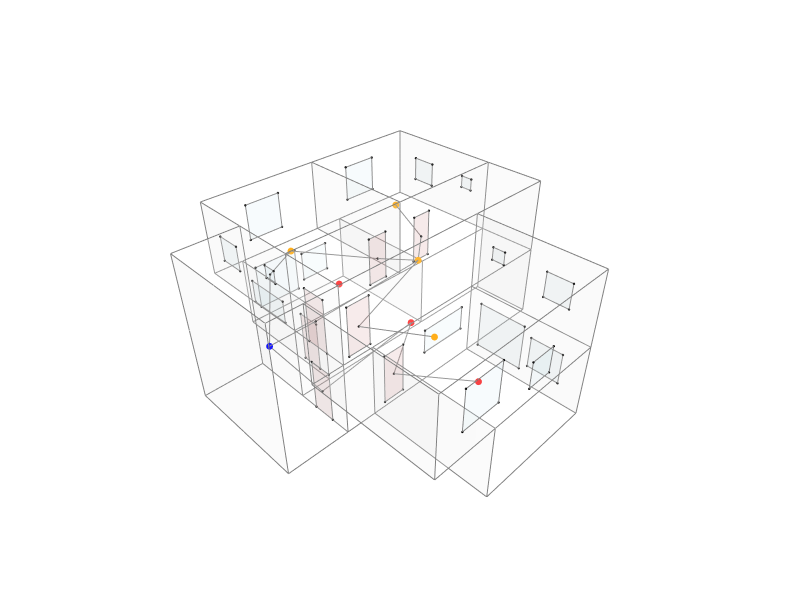

Source (notebook cell):
### Markdown cell above
## 12. Final output

### Code cell
# Set all face colors and opacities
for f in Topology.Faces(cc_building):
    d = Dictionary.ByKeysValues(["color", "opacity"], ["white", 0.05])
    Topology.SetDictionary(f, d)

for f in door_faces:
    d = Dictionary.ByKeysValues(["color", "opacity"], ["brown", 0.6])
    Topology.SetDictionary(f, d)

for f in window_faces:
    d = Dictionary.ByKeysValues(["color", "opacity"], ["lightblue", 0.6])
    Topology.SetDictionary(f, d)

for v in Topology.Vertices(cc_building):
    d = Dictionary.ByKeysValues(["size", "color"], [0, "white"])
    Topology.SetDictionary(v, d)





door_cluster = Cluster.ByTopologies(door_faces)
window_cluster = Cluster.ByTopologies(window_faces)

Topology.Show(cc_building, door_cluster, window_cluster, g_privacy,
              vertexSizeKey="size",
              vertexColorKey="color",
              faceColorKey="color",
              opacityKey="FakeKey",
              faceOpacity=0.1,
              edgeColor="gray",
              edgeWidth=2,
              width=800,
              height=600,
              backgroundColor="white",
              renderer=renderer)

### Figure 1 — Plotly figure (JSON) as saved in the notebook; plotly's stock layout.template omitted (floating-point values rounded to 4 significant figures; data arrays with more than 128 entries replaced by an {"elided": "..."} marker saying what was removed)
{"data": [{"customdata": ["", "", "", "", "", "", "", "", "", "", "", "", "", "", "", "", "", "", "", "", "", "", "", "", "", "", "", "", "", "", "", "", "", "", "", "", "", "", "", "", "", "", "", "", "", "", "", "", "", "", "", "", ""], "hoverinfo": "text", "hovertemplate": ["Click ", "Click ", "Click ", "Click ", "Click ", "Click ", "Click ", "Click ", "Click ", "Click ", "Click ", "Click ", "Click ", "Click ", "Click ", "Click ", "Click ", "Click ", "Click ", "Click ", "Click ", "Click ", "Click ", "Click ", "Click ", "Click ", "Click ", "Click ", "Click ", "Click ", "Click ", "Click ", "Click ", "Click ", "Click ", "Click ", "Click ", "Click ", "Click ", "Click ", "Click ", "Click ", "Click ", "Click ", "Click ", "Click ", "Click ", "Click ", "Click ", "Click ", "Click ", "Click ", "Click "], "hovertext": ["", "", "", "", "", "", "", "", "", "", "", "", "", "", "", "", "", "", "", "", "", "", "", "", "", "", "", "", "", "", "", "", "", "", "", "", "", "", "", "", "", "", "", "", "", "", "", "", "", "", "", "", ""], "legendgroup": "1", "legendrank": 1, "marker": {"color": ["#FFFFFF", "#FFFFFF", "#FFFFFF", "#FFFFFF", "#FFFFFF", "#FFFFFF", "#FFFFFF", "#FFFFFF", "#FFFFFF", "#FFFFFF", "#FFFFFF", "#FFFFFF", "#FFFFFF", "#FFFFFF", "#FFFFFF", "#FFFFFF", "#FFFFFF", "#FFFFFF", "#FFFFFF", "#FFFFFF", "#FFFFFF", "#FFFFFF", "#FFFFFF", "#FFFFFF", "#FFFFFF", "#FFFFFF", "#FFFFFF", "#FFFFFF", "#FFFFFF", "#FFFFFF", "#FFFFFF", "#FFFFFF", "#FFFFFF", "#FFFFFF", "#FFFFFF", "#FFFFFF", "#FFFFFF", "#FFFFFF", "#FFFFFF", "#FFFFFF", "#FFFFFF", "#FFFFFF", "#FFFFFF", "#FFFFFF", "#FFFFFF", "#FFFFFF", "#FFFFFF", "#FFFFFF", "#FFFFFF", "#FFFFFF", "#FFFFFF", "#FFFFFF", "#FFFFFF"], "line": {"width": 0}, "opacity": 1, "size": [1.1, 1.1, 1.1, 1.1, 1.1, 1.1, 1.1, 1.1, 1.1, 1.1, 1.1, 1.1, 1.1, 1.1, 1.1, 1.1, 1.1, 1.1, 1.1, 1.1, 1.1, 1.1, 1.1, 1.1, 1.1, 1.1, 1.1, 1.1, 1.1, 1.1, 1.1, 1.1, 1.1, 1.1, 1.1, 1.1, 1.1, 1.1, 1.1, 1.1, 1.1, 1.1, 1.1, 1.1, 1.1, 1.1, 1.1, 1.1, 1.1, 1.1, 1.1, 1.1, 1.1], "sizemode": "diameter", "symbol": "circle"}, "mode": "markers", "name": "1: Untitled (Vertices)", "showlegend": false, "text": ["", "", "", "", "", "", "", "", "", "", "", "", "", "", "", "", "", "", "", "", "", "", "", "", "", "", "", "", "", "", "", "", "", "", "", "", "", "", "", "", "", "", "", "", "", "", "", "", "", "", "", "", ""], "type": "scatter3d", "x": [0, -2.5, 0, -1.25, -2.5, 5.0, 5.0, -2.5, 5.0, 5.0, -1.25, -2.5, 5, 0, 5, 0, 8.75, 5.0, 3.75, 1.3e-05, -1.25, 8.75, 8.75, 3.75, 8.75, -1.25, -3.75, -1.25, -3.75, -3.75, -3.75, -3.75, -1.25, -1.25, -1.25, -1.25, -3.75, -3.75, -3.75, 5.0, 8.75, 1.3e-05, 8.75, 8.75, 5.0, 8.75, 3.75, 3.75, 1.3e-05, -1.25, -1.25, 5.0, 1.3e-05], "y": [-5, -5.0, 0, 8e-06, 8e-06, -5.0, -5.0, -5.0, 4e-06, 8e-06, 8e-06, 8e-06, -5, -5, 0, 0, 2.5, 2.5, 2.5, 2.5, 2.5, 8e-06, 8e-06, 2.5, 2.5, 2.5, 5.0, 5.0, 2.5, 8e-06, 8e-06, 8e-06, 8e-06, 5.0, 2.5, 5.0, 5.0, 5.0, 2.5, 2.5, 2.5, 2.5, 8e-06, 7.5, 7.5, 7.5, 7.5, 7.5, 7.5, 7.5, 7.5, 7.5, 7.5], "z": [3.2, 3.2, 3.2, 3.2, 3.2, 3.2, 6.2, 6.2, 3.2, 6.2, 6.2, 6.2, 0.2, 0.2, 0.2, 0.2, 3.2, 3.2, 3.2, 3.2, 3.2, 3.2, 6.2, 6.2, 6.2, 6.2, 6.2, 6.2, 6.2, 6.2, 0.2, 3.2, 0.2, 3.2, 0.2, 0.2, 0.2, 3.2, 0.2, 0.2, 0.2, 0.2, 0.2, 3.2, 3.2, 6.2, 3.2, 6.2, 3.2, 3.2, 6.2, 0.2, 0.2]}, {"hoverinfo": "text", "legendgroup": "2", "legendrank": 2, "line": {"color": "gray", "dash": "solid", "width": 2}, "marker": {"size": 0}, "mode": "lines", "name": "1: Untitled (Edges)", "showlegend": false, "text": "", "type": "scatter3d", "x": {"elided": "282 float values"}, "y": {"elided": "282 float values"}, "z": {"elided": "282 float values"}}, {"cmax": 1, "cmin": 0, "color": "#FAFAFA", "colorscale": [[0, "#440154"], [0.1111, "#482878"], [0.2222, "#3e4989"], [0.3333, "#31688e"], [0.4444, "#26828e"], [0.5556, "#1f9e89"], [0.6667, "#35b779"], [0.7778, "#6ece58"], [0.8889, "#b5de2b"], [1, "#fde725"]], "facecolor": {"elided": "137 str values"}, "flatshading": true, "hoverinfo": "text", "hovertext": {"elided": "137 str values"}, "i": {"elided": "137 int values"}, "j": {"elided": "137 int values"}, "k": {"elided": "137 int values"}, "legendgroup": "3", "legendrank": 3, "lighting": {"facenormalsepsilon": 0}, "name": "1: Untitled (Faces)", "opacity": 0.1, "showlegend": false, "showscale": false, "text": {"elided": "137 str values"}, "type": "mesh3d", "x": [-1.25, 0, -2.5, 0, -2.5, -2.5, 5.0, 5.0, 5.0, -1.25, 5.0, -2.5, 5, 0, 5, 0, -1.25, 1.3e-05, 3.75, 5.0, 8.75, 8.75, 8.75, 3.75, -1.25, 8.75, -3.75, -3.75, -1.25, -3.75, -3.75, -3.75, -1.25, -1.25, -1.25, -1.25, -3.75, -3.75, -3.75, 5.0, 8.75, 1.3e-05, 8.75, 8.75, 5.0, 8.75, 3.75, 3.75, 1.3e-05, -1.25, -1.25, 5.0, 1.3e-05], "y": [8e-06, -5, -5.0, 0, 8e-06, -5.0, -5.0, -5.0, 4e-06, 8e-06, 8e-06, 8e-06, -5, -5, 0, 0, 2.5, 2.5, 2.5, 2.5, 8e-06, 2.5, 8e-06, 2.5, 2.5, 2.5, 2.5, 8e-06, 5.0, 5.0, 8e-06, 8e-06, 8e-06, 5.0, 2.5, 5.0, 5.0, 5.0, 2.5, 2.5, 2.5, 2.5, 8e-06, 7.5, 7.5, 7.5, 7.5, 7.5, 7.5, 7.5, 7.5, 7.5, 7.5], "z": [3.2, 3.2, 3.2, 3.2, 3.2, 6.2, 6.2, 3.2, 3.2, 6.2, 6.2, 6.2, 0.2, 0.2, 0.2, 0.2, 3.2, 3.2, 3.2, 3.2, 3.2, 3.2, 6.2, 6.2, 6.2, 6.2, 6.2, 6.2, 6.2, 6.2, 3.2, 0.2, 0.2, 3.2, 0.2, 0.2, 0.2, 3.2, 0.2, 0.2, 0.2, 0.2, 0.2, 3.2, 3.2, 6.2, 6.2, 3.2, 3.2, 6.2, 3.2, 0.2, 0.2]}, {"customdata": ["", "", "", "", "", "", "", "", "", "", "", "", "", "", "", "", "", "", "", "", "", "", "", "", "", "", "", ""], "hoverinfo": "text", "hovertemplate": ["Click ", "Click ", "Click ", "Click ", "Click ", "Click ", "Click ", "Click ", "Click ", "Click ", "Click ", "Click ", "Click ", "Click ", "Click ", "Click ", "Click ", "Click ", "Click ", "Click ", "Click ", "Click ", "Click ", "Click ", "Click ", "Click ", "Click ", "Click "], "hovertext": ["", "", "", "", "", "", "", "", "", "", "", "", "", "", "", "", "", "", "", "", "", "", "", "", "", "", "", ""], "legendgroup": "5", "legendrank": 5, "marker": {"color": ["#000000", "#000000", "#000000", "#000000", "#000000", "#000000", "#000000", "#000000", "#000000", "#000000", "#000000", "#000000", "#000000", "#000000", "#000000", "#000000", "#000000", "#000000", "#000000", "#000000", "#000000", "#000000", "#000000", "#000000", "#000000", "#000000", "#000000", "#000000"], "line": {"width": 0}, "opacity": 1, "size": [2.8, 2.8, 2.8, 2.8, 2.8, 2.8, 2.8, 2.8, 2.8, 2.8, 2.8, 2.8, 2.8, 2.8, 2.8, 2.8, 2.8, 2.8, 2.8, 2.8, 2.8, 2.8, 2.8, 2.8, 2.8, 2.8, 2.8, 2.8], "sizemode": "diameter", "symbol": "circle"}, "mode": "markers", "name": "2: Untitled (Vertices)", "showlegend": false, "text": ["", "", "", "", "", "", "", "", "", "", "", "", "", "", "", "", "", "", "", "", "", "", "", "", "", "", "", ""], "type": "scatter3d", "x": [-0.09999, -0.09999, -1.0, -1.0, 5.29, 4.49, 4.49, 5.29, 2.21, 2.21, 3.01, 3.01, 1.3e-05, 1.3e-05, 1.3e-05, 1.3e-05, 0.5, 1.4, 1.4, 0.5, -1.25, -1.25, -1.25, -1.25, -1.25, -1.25, -1.25, -1.25], "y": [8e-06, 8e-06, 8e-06, 8e-06, 2.5, 2.5, 2.5, 2.5, 2.5, 2.5, 2.5, 2.5, 3.0, 3.9, 3.9, 3.0, 0, 0, 0, 0, 0.8, 1.7, 1.7, 0.8, 0.8, 1.7, 1.7, 0.8], "z": [5.3, 3.4, 3.4, 5.3, 5.3, 5.3, 3.4, 3.4, 5.3, 3.4, 3.4, 5.3, 2.5, 2.5, 0.4, 0.4, 2.5, 2.5, 0.4, 0.4, 2.3, 2.3, 0.2, 0.2, 5.3, 5.3, 3.2, 3.2]}, {"hoverinfo": "text", "legendgroup": "6", "legendrank": 6, "line": {"color": "gray", "dash": "solid", "width": 2}, "marker": {"size": 0}, "mode": "lines", "name": "2: Untitled (Edges)", "showlegend": false, "text": "", "type": "scatter3d", "x": [-0.09999, -0.09999, null, -0.09999, -1.0, null, -1.0, -1.0, null, -1.0, -0.09999, null, 5.29, 4.49, null, 4.49, 4.49, null, 4.49, 5.29, null, 5.29, 5.29, null, 2.21, 2.21, null, 2.21, 3.01, null, 3.01, 3.01, null, 3.01, 2.21, null, 1.3e-05, 1.3e-05, null, 1.3e-05, 1.3e-05, null, 1.3e-05, 1.3e-05, null, 1.3e-05, 1.3e-05, null, 0.5, 1.4, null, 1.4, 1.4, null, 1.4, 0.5, null, 0.5, 0.5, null, -1.25, -1.25, null, -1.25, -1.25, null, -1.25, -1.25, null, -1.25, -1.25, null, -1.25, -1.25, null, -1.25, -1.25, null, -1.25, -1.25, null, -1.25, -1.25, null], "y": [8e-06, 8e-06, null, 8e-06, 8e-06, null, 8e-06, 8e-06, null, 8e-06, 8e-06, null, 2.5, 2.5, null, 2.5, 2.5, null, 2.5, 2.5, null, 2.5, 2.5, null, 2.5, 2.5, null, 2.5, 2.5, null, 2.5, 2.5, null, 2.5, 2.5, null, 3.0, 3.9, null, 3.9, 3.9, null, 3.9, 3.0, null, 3.0, 3.0, null, 0, 0, null, 0, 0, null, 0, 0, null, 0, 0, null, 0.8, 1.7, null, 1.7, 1.7, null, 1.7, 0.8, null, 0.8, 0.8, null, 0.8, 1.7, null, 1.7, 1.7, null, 1.7, 0.8, null, 0.8, 0.8, null], "z": [5.3, 3.4, null, 3.4, 3.4, null, 3.4, 5.3, null, 5.3, 5.3, null, 5.3, 5.3, null, 5.3, 3.4, null, 3.4, 3.4, null, 3.4, 5.3, null, 5.3, 3.4, null, 3.4, 3.4, null, 3.4, 5.3, null, 5.3, 5.3, null, 2.5, 2.5, null, 2.5, 0.4, null, 0.4, 0.4, null, 0.4, 2.5, null, 2.5, 2.5, null, 2.5, 0.4, null, 0.4, 0.4, null, 0.4, 2.5, null, 2.3, 2.3, null, 2.3, 0.2, null, 0.2, 0.2, null, 0.2, 2.3, null, 5.3, 5.3, null, 5.3, 3.2, null, 3.2, 3.2, null, 3.2, 5.3, null]}, {"cmax": 1, "cmin": 0, "color": "#FAFAFA", "colorscale": [[0, "#440154"], [0.1111, "#482878"], [0.2222, "#3e4989"], [0.3333, "#31688e"], [0.4444, "#26828e"], [0.5556, "#1f9e89"], [0.6667, "#35b779"], [0.7778, "#6ece58"], [0.8889, "#b5de2b"], [1, "#fde725"]], "facecolor": ["#A52A2A", "#A52A2A", "#A52A2A", "#A52A2A", "#A52A2A", "#A52A2A", "#A52A2A", "#A52A2A", "#A52A2A", "#A52A2A", "#A52A2A", "#A52A2A", "#A52A2A", "#A52A2A"], "flatshading": true, "hoverinfo": "text", "hovertext": ["Face_01", "Face_02", "Face_03", "Face_04", "Face_05", "Face_06", "Face_07", "Face_08", "Face_09", "Face_10", "Face_11", "Face_12", "Face_13", "Face_14"], "i": [0, 0, 4, 4, 8, 8, 12, 12, 16, 16, 20, 20, 24, 24], "j": [1, 2, 5, 6, 9, 11, 13, 14, 17, 18, 21, 22, 25, 26], "k": [2, 3, 6, 7, 10, 9, 14, 15, 18, 19, 22, 23, 26, 27], "legendgroup": "7", "legendrank": 7, "lighting": {"facenormalsepsilon": 0}, "name": "2: Untitled (Faces)", "opacity": 0.1, "showlegend": false, "showscale": false, "text": ["Face_01", "Face_02", "Face_03", "Face_04", "Face_05", "Face_06", "Face_07", "Face_08", "Face_09", "Face_10", "Face_11", "Face_12", "Face_13", "Face_14"], "type": "mesh3d", "x": [-0.09999, -0.09999, -1.0, -1.0, 5.29, 5.29, 4.49, 4.49, 3.01, 2.21, 2.21, 3.01, 1.3e-05, 1.3e-05, 1.3e-05, 1.3e-05, 1.4, 1.4, 0.5, 0.5, -1.25, -1.25, -1.25, -1.25, -1.25, -1.25, -1.25, -1.25], "y": [8e-06, 8e-06, 8e-06, 8e-06, 2.5, 2.5, 2.5, 2.5, 2.5, 2.5, 2.5, 2.5, 3.0, 3.0, 3.9, 3.9, 0, 0, 0, 0, 0.8, 0.8, 1.7, 1.7, 0.8, 0.8, 1.7, 1.7], "z": [5.3, 3.4, 3.4, 5.3, 3.4, 5.3, 5.3, 3.4, 3.4, 5.3, 3.4, 5.3, 0.4, 2.5, 2.5, 0.4, 2.5, 0.4, 0.4, 2.5, 0.2, 2.3, 2.3, 0.2, 3.2, 5.3, 5.3, 3.2]}, {"customdata": ["", "", "", "", "", "", "", "", "", "", "", "", "", "", "", "", "", "", "", "", "", "", "", "", "", "", "", "", "", "", "", "", "", "", "", "", "", "", "", "", "", "", "", "", "", "", "", "", "", "", "", "", "", "", "", "", "", "", "", "", "", "", "", ""], "hoverinfo": "text", "hovertemplate": ["Click ", "Click ", "Click ", "Click ", "Click ", "Click ", "Click ", "Click ", "Click ", "Click ", "Click ", "Click ", "Click ", "Click ", "Click ", "Click ", "Click ", "Click ", "Click ", "Click ", "Click ", "Click ", "Click ", "Click ", "Click ", "Click ", "Click ", "Click ", "Click ", "Click ", "Click ", "Click ", "Click ", "Click ", "Click ", "Click ", "Click ", "Click ", "Click ", "Click ", "Click ", "Click ", "Click ", "Click ", "Click ", "Click ", "Click ", "Click ", "Click ", "Click ", "Click ", "Click ", "Click ", "Click ", "Click ", "Click ", "Click ", "Click ", "Click ", "Click ", "Click ", "Click ", "Click ", "Click "], "hovertext": ["", "", "", "", "", "", "", "", "", "", "", "", "", "", "", "", "", "", "", "", "", "", "", "", "", "", "", "", "", "", "", "", "", "", "", "", "", "", "", "", "", "", "", "", "", "", "", "", "", "", "", "", "", "", "", "", "", "", "", "", "", "", "", ""], "legendgroup": "9", "legendrank": 9, "marker": {"color": ["#000000", "#000000", "#000000", "#000000", "#000000", "#000000", "#000000", "#000000", "#000000", "#000000", "#000000", "#000000", "#000000", "#000000", "#000000", "#000000", "#000000", "#000000", "#000000", "#000000", "#000000", "#000000", "#000000", "#000000", "#000000", "#000000", "#000000", "#000000", "#000000", "#000000", "#000000", "#000000", "#000000", "#000000", "#000000", "#000000", "#000000", "#000000", "#000000", "#000000", "#000000", "#000000", "#000000", "#000000", "#000000", "#000000", "#000000", "#000000", "#000000", "#000000", "#000000", "#000000", "#000000", "#000000", "#000000", "#000000", "#000000", "#000000", "#000000", "#000000", "#000000", "#000000", "#000000", "#000000"], "line": {"width": 0}, "opacity": 1, "size": [2.8, 2.8, 2.8, 2.8, 2.8, 2.8, 2.8, 2.8, 2.8, 2.8, 2.8, 2.8, 2.8, 2.8, 2.8, 2.8, 2.8, 2.8, 2.8, 2.8, 2.8, 2.8, 2.8, 2.8, 2.8, 2.8, 2.8, 2.8, 2.8, 2.8, 2.8, 2.8, 2.8, 2.8, 2.8, 2.8, 2.8, 2.8, 2.8, 2.8, 2.8, 2.8, 2.8, 2.8, 2.8, 2.8, 2.8, 2.8, 2.8, 2.8, 2.8, 2.8, 2.8, 2.8, 2.8, 2.8, 2.8, 2.8, 2.8, 2.8, 2.8, 2.8, 2.8, 2.8], "sizemode": "diameter", "symbol": "circle"}, "mode": "markers", "name": "3: Untitled (Vertices)", "showlegend": false, "text": ["", "", "", "", "", "", "", "", "", "", "", "", "", "", "", "", "", "", "", "", "", "", "", "", "", "", "", "", "", "", "", "", "", "", "", "", "", "", "", "", "", "", "", "", "", "", "", "", "", "", "", "", "", "", "", "", "", "", "", "", "", "", "", ""], "type": "scatter3d", "x": [5.0, 5.0, 5.0, 5.0, 5.0, 5.0, 5.0, 5.0, 1.5, 1.5, 2.5, 2.5, -1.5, -1.5, 1.1e-05, 1.1e-05, 8.75, 8.75, 8.75, 8.75, 8.75, 8.75, 8.75, 8.75, 5.5, 7.0, 7.0, 5.5, 2.0, 2.0, 0.5, 0.5, -1.25, -1.25, -1.25, -1.25, -1.25, -1.25, -1.25, -1.25, 1.3e-05, 1.3e-05, 1.3e-05, 1.3e-05, 2.798, 4.098, 4.098, 2.798, 0.5174, 2.467, 2.467, 0.5174, 2.5, 4.5, 4.5, 2.5, 5, 5, 5, 5, 5, 5, 5, 5], "y": [-1.3, -1.3, -0.8, -0.8, -4, -4, -3.0, -3.0, -5.0, -5.0, -5.0, -5.0, -5.0, -5.0, -5.0, -5.0, 3.8, 3.3, 3.3, 3.8, 6.5, 5.5, 5.5, 6.5, 7.5, 7.5, 7.5, 7.5, 7.5, 7.5, 7.5, 7.5, 5.5, 6.5, 6.5, 5.5, 3.3, 3.8, 3.8, 3.3, 5.0, 7.0, 7.0, 5.0, 7.5, 7.5, 7.5, 7.5, 7.5, 7.5, 7.5, 7.5, 0, 0, 0, 0, -0.5174, -2.467, -2.467, -0.5174, -2.798, -4.098, -4.098, -2.798], "z": [5.2, 4.7, 4.7, 5.2, 5.2, 4.2, 4.2, 5.2, 4.7, 3.7, 3.7, 4.7, 5.7, 4.2, 4.2, 5.7, 5.2, 5.2, 4.7, 4.7, 5.2, 5.2, 4.2, 4.2, 5.45, 5.45, 3.95, 3.95, 5.45, 3.95, 3.95, 5.45, 5.2, 5.2, 4.2, 4.2, 5.2, 5.2, 4.7, 4.7, 2.5, 2.5, 1.495, 1.495, 2.334, 2.334, 1.034, 1.034, 2.659, 2.659, 0.7164, 0.7164, 2.5, 2.5, 1.495, 1.495, 2.659, 2.659, 0.7164, 0.7164, 2.334, 2.334, 1.034, 1.034]}, {"hoverinfo": "text", "legendgroup": "10", "legendrank": 10, "line": {"color": "gray", "dash": "solid", "width": 2}, "marker": {"size": 0}, "mode": "lines", "name": "3: Untitled (Edges)", "showlegend": false, "text": "", "type": "scatter3d", "x": {"elided": "192 float values"}, "y": {"elided": "192 float values"}, "z": {"elided": "192 float values"}}, {"cmax": 1, "cmin": 0, "color": "#FAFAFA", "colorscale": [[0, "#440154"], [0.1111, "#482878"], [0.2222, "#3e4989"], [0.3333, "#31688e"], [0.4444, "#26828e"], [0.5556, "#1f9e89"], [0.6667, "#35b779"], [0.7778, "#6ece58"], [0.8889, "#b5de2b"], [1, "#fde725"]], "facecolor": ["#ADD8E6", "#ADD8E6", "#ADD8E6", "#ADD8E6", "#ADD8E6", "#ADD8E6", "#ADD8E6", "#ADD8E6", "#ADD8E6", "#ADD8E6", "#ADD8E6", "#ADD8E6", "#ADD8E6", "#ADD8E6", "#ADD8E6", "#ADD8E6", "#ADD8E6", "#ADD8E6", "#ADD8E6", "#ADD8E6", "#ADD8E6", "#ADD8E6", "#ADD8E6", "#ADD8E6", "#ADD8E6", "#ADD8E6", "#ADD8E6", "#ADD8E6", "#ADD8E6", "#ADD8E6", "#ADD8E6", "#ADD8E6"], "flatshading": true, "hoverinfo": "text", "hovertext": ["Face_01", "Face_02", "Face_03", "Face_04", "Face_05", "Face_06", "Face_07", "Face_08", "Face_09", "Face_10", "Face_11", "Face_12", "Face_13", "Face_14", "Face_15", "Face_16", "Face_17", "Face_18", "Face_19", "Face_20", "Face_21", "Face_22", "Face_23", "Face_24", "Face_25", "Face_26", "Face_27", "Face_28", "Face_29", "Face_30", "Face_31", "Face_32"], "i": [0, 0, 4, 4, 8, 8, 12, 12, 16, 16, 20, 20, 24, 24, 28, 28, 32, 32, 36, 36, 40, 40, 44, 44, 48, 48, 52, 52, 56, 56, 60, 60], "j": [1, 2, 5, 6, 9, 11, 13, 15, 17, 18, 21, 22, 25, 26, 29, 30, 33, 34, 37, 38, 41, 42, 45, 46, 49, 50, 53, 54, 57, 58, 61, 62], "k": [2, 3, 6, 7, 10, 9, 14, 13, 18, 19, 22, 23, 26, 27, 30, 31, 34, 35, 38, 39, 42, 43, 46, 47, 50, 51, 54, 55, 58, 59, 62, 63], "legendgroup": "11", "legendrank": 11, "lighting": {"facenormalsepsilon": 0}, "name": "3: Untitled (Faces)", "opacity": 0.1, "showlegend": false, "showscale": false, "text": ["Face_01", "Face_02", "Face_03", "Face_04", "Face_05", "Face_06", "Face_07", "Face_08", "Face_09", "Face_10", "Face_11", "Face_12", "Face_13", "Face_14", "Face_15", "Face_16", "Face_17", "Face_18", "Face_19", "Face_20", "Face_21", "Face_22", "Face_23", "Face_24", "Face_25", "Face_26", "Face_27", "Face_28", "Face_29", "Face_30", "Face_31", "Face_32"], "type": "mesh3d", "x": [5.0, 5.0, 5.0, 5.0, 5.0, 5.0, 5.0, 5.0, 2.5, 1.5, 1.5, 2.5, 1.1e-05, -1.5, -1.5, 1.1e-05, 8.75, 8.75, 8.75, 8.75, 8.75, 8.75, 8.75, 8.75, 7.0, 7.0, 5.5, 5.5, 2.0, 2.0, 0.5, 0.5, -1.25, -1.25, -1.25, -1.25, -1.25, -1.25, -1.25, -1.25, 1.3e-05, 1.3e-05, 1.3e-05, 1.3e-05, 4.098, 4.098, 2.798, 2.798, 2.467, 2.467, 0.5174, 0.5174, 4.5, 4.5, 2.5, 2.5, 5, 5, 5, 5, 5, 5, 5, 5], "y": [-1.3, -1.3, -0.8, -0.8, -4, -4, -3.0, -3.0, -5.0, -5.0, -5.0, -5.0, -5.0, -5.0, -5.0, -5.0, 3.3, 3.3, 3.8, 3.8, 5.5, 5.5, 6.5, 6.5, 7.5, 7.5, 7.5, 7.5, 7.5, 7.5, 7.5, 7.5, 5.5, 5.5, 6.5, 6.5, 3.3, 3.3, 3.8, 3.8, 5.0, 5.0, 7.0, 7.0, 7.5, 7.5, 7.5, 7.5, 7.5, 7.5, 7.5, 7.5, 0, 0, 0, 0, -2.467, -2.467, -0.5174, -0.5174, -4.098, -4.098, -2.798, -2.798], "z": [5.2, 4.7, 4.7, 5.2, 5.2, 4.2, 4.2, 5.2, 3.7, 4.7, 3.7, 4.7, 4.2, 5.7, 4.2, 5.7, 5.2, 4.7, 4.7, 5.2, 5.2, 4.2, 4.2, 5.2, 5.45, 3.95, 3.95, 5.45, 5.45, 3.95, 3.95, 5.45, 4.2, 5.2, 5.2, 4.2, 4.7, 5.2, 5.2, 4.7, 1.495, 2.5, 2.5, 1.495, 2.334, 1.034, 1.034, 2.334, 2.659, 0.7164, 0.7164, 2.659, 2.5, 1.495, 1.495, 2.5, 2.659, 0.7164, 0.7164, 2.659, 2.334, 1.034, 1.034, 2.334]}, {"hoverinfo": "text", "legendgroup": "14", "legendrank": 14, "line": {"color": "gray", "dash": "solid", "width": 2}, "marker": {"size": 0}, "mode": "lines", "name": "4: Untitled Graph (Edges)", "showlegend": false, "text": "", "type": "scatter3d", "x": [0.625, -0.55, null, -2.434, -1.25, null, -2.434, -1.25, null, -1.25, -2.434, null, -1.25, 0.625, null, 2.61, 0.625, null, 4.89, 6.0, null, 3.5, 4.89, null, 3.5, 2.61, null, 3.5, -1.25, null, -0.55, 3.5, null, -1.25, 3.162, null, 0.95, 3.162, null, 2.5, 0.95, null], "y": [-2.083, 8e-06, null, 2.237, 3.55, null, 2.237, 1.25, null, 1.25, 2.237, null, 3.55, 5.0, null, 2.5, 5.0, null, 2.5, 5.0, null, 1.333, 2.5, null, 1.333, 2.5, null, 1.333, 1.25, null, 8e-06, 1.333, null, 1.25, 1.324, null, 0, 1.324, null, -2.5, 0, null], "z": [4.45, 4.35, null, 3.358, 4.95, null, 3.358, 1.25, null, 4.25, 3.358, null, 4.95, 4.45, null, 4.35, 4.45, null, 4.35, 4.4, null, 4.4, 4.35, null, 4.4, 4.35, null, 4.4, 4.25, null, 4.35, 4.4, null, 1.25, 1.788, null, 1.45, 1.788, null, 1.7, 1.45, null]}, {"customdata": ["", "", "", "", "", "", "", "", "", "", "", "", "", "", ""], "hoverinfo": "text", "hovertemplate": ["Click ", "Click ", "Click ", "Click ", "Click ", "Click ", "Click ", "Click ", "Click ", "Click ", "Click ", "Click ", "Click ", "Click ", "Click "], "hovertext": ["", "", "", "", "", "", "", "", "", "", "", "", "", "", ""], "legendgroup": "13", "legendrank": 13, "marker": {"color": ["#FFA500", "#FF0000", "#0000FF", "#FFA500", "#FFA500", "#FFA500", "#FF0000", "#FF0000", "#000000", "#000000", "#000000", "#000000", "#000000", "#000000", "#000000"], "line": {"width": 0}, "opacity": 1, "size": [8, 8, 8, 8, 8, 8, 8, 8, 2.8, 2.8, 2.8, 2.8, 2.8, 2.8, 2.8], "sizemode": "diameter", "symbol": "circle"}, "mode": "markers", "name": "4: Untitled Graph (Vertices)", "showlegend": false, "text": ["", "", "", "", "", "", "", "", "", "", "", "", "", "", ""], "type": "scatter3d", "x": [0.625, 2.75, -2.434, 0.625, 6.0, 3.5, 3.162, 2.5, -1.25, 0.95, -0.55, 4.89, 2.61, -1.25, -1.25], "y": [-2.083, 5.0, 2.237, 5.0, 5.0, 1.333, 1.324, -2.5, 1.25, 0, 8e-06, 2.5, 2.5, 1.25, 3.55], "z": [4.45, 2, 3.358, 4.45, 4.4, 4.4, 1.788, 1.7, 4.25, 1.45, 4.35, 4.35, 4.35, 1.25, 4.95]}], "layout": {"autosize": true, "height": 600, "margin": {"b": 40, "l": 40, "r": 40, "t": 40}, "paper_bgcolor": "#FFFFFF", "plot_bgcolor": "#FFFFFF", "scene": {"aspectmode": "data", "camera": {"center": {"x": 0, "y": 0, "z": 0}, "eye": {"x": -1.25, "y": -1.25, "z": 1.25}, "projection": {"type": "perspective"}, "up": {"x": 0, "y": 0, "z": 1}}, "xaxis": {"visible": false}, "yaxis": {"visible": false}, "zaxis": {"visible": false}}, "showlegend": true, "width": 800, "xaxis": {"showgrid": false, "visible": false, "zeroline": false}, "yaxis": {"showgrid": false, "visible": false, "zeroline": false}}}
